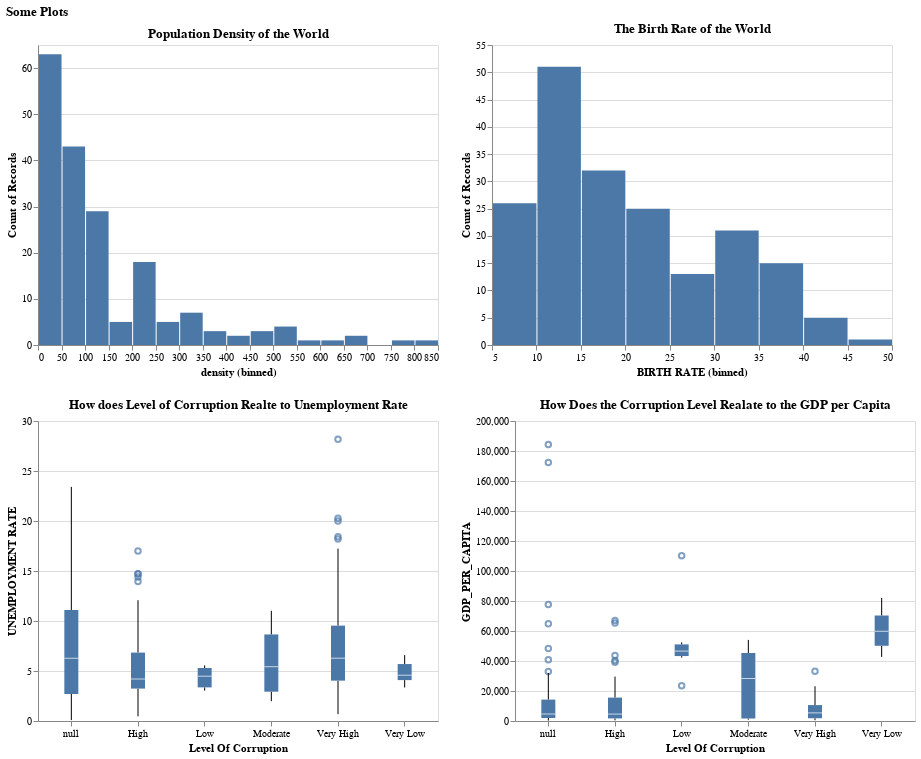

Notebook code for this chart:
### Code cell
alt.vconcat(
    alt.hconcat(density_hist.properties(width=400, height=300), 
                birth_rate_hist.properties(width=400, height=300)),
    alt.hconcat(
        corruptionvsunemployment_plot.properties(width=400, height=300),
        gdp_plot.properties(width=400, height=300)  # Set width and height as needed
    ),
    title='Some Plots'
).resolve_legend(
    color='independent'
).configure_axis(
    labelAngle=0
)

### Figure 1 — Vega-Lite specification as saved in the notebook (floating-point values rounded to 4 significant figures; data arrays with more than 128 entries replaced by an {"elided": "..."} marker saying what was removed)
{"config": {"view": {"continuousWidth": 300, "continuousHeight": 300}, "axis": {"labelAngle": 0}}, "vconcat": [{"hconcat": [{"mark": {"type": "bar"}, "encoding": {"x": {"bin": {"maxbins": 20}, "field": "density", "type": "quantitative"}, "y": {"aggregate": "count", "type": "quantitative"}}, "height": 300, "title": "Population Density of the World", "width": 400}, {"mark": {"type": "bar"}, "encoding": {"x": {"bin": {"maxbins": 12}, "field": "BIRTH RATE", "type": "quantitative"}, "y": {"aggregate": "count", "type": "quantitative"}}, "height": 300, "title": "The Birth Rate of the World", "width": 400}]}, {"hconcat": [{"mark": {"type": "boxplot"}, "encoding": {"x": {"field": "Level Of Corruption", "type": "nominal"}, "y": {"field": "UNEMPLOYMENT RATE", "type": "quantitative"}}, "height": 300, "title": "How does Level of Corruption Realte to Unemployment Rate", "width": 400}, {"mark": {"type": "boxplot"}, "encoding": {"x": {"field": "Level Of Corruption", "type": "nominal"}, "y": {"field": "GDP_PER_CAPITA", "type": "quantitative"}}, "height": 300, "title": "How Does the Corruption Level Realate to the GDP per Capita", "width": 400}]}], "data": {"name": "data-9b841e4ad0aa65e2b34e80c950577798"}, "resolve": {"legend": {"color": "independent"}}, "title": "Some Plots", "$schema": "https://vega.github.io/schema/vega-lite/v5.8.0.json", "datasets": {"data-9b841e4ad0aa65e2b34e80c950577798": {"elided": "195 records"}}}
